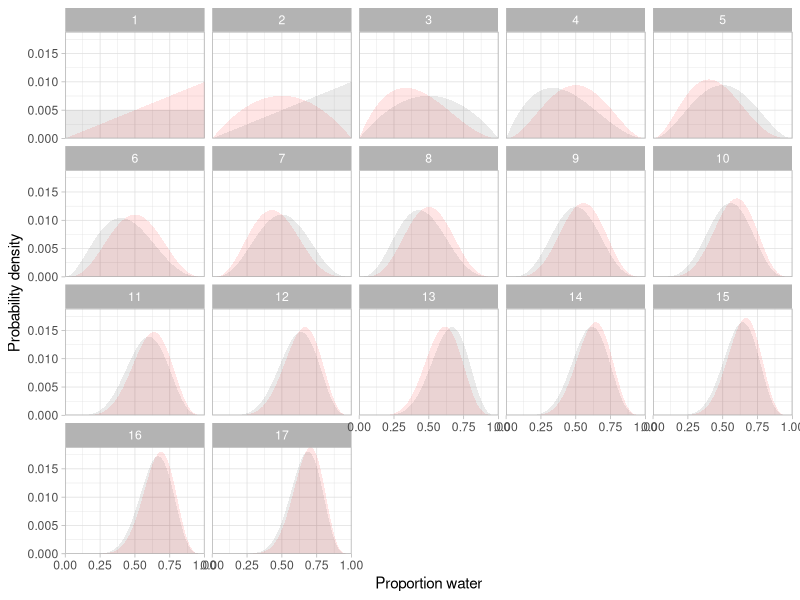
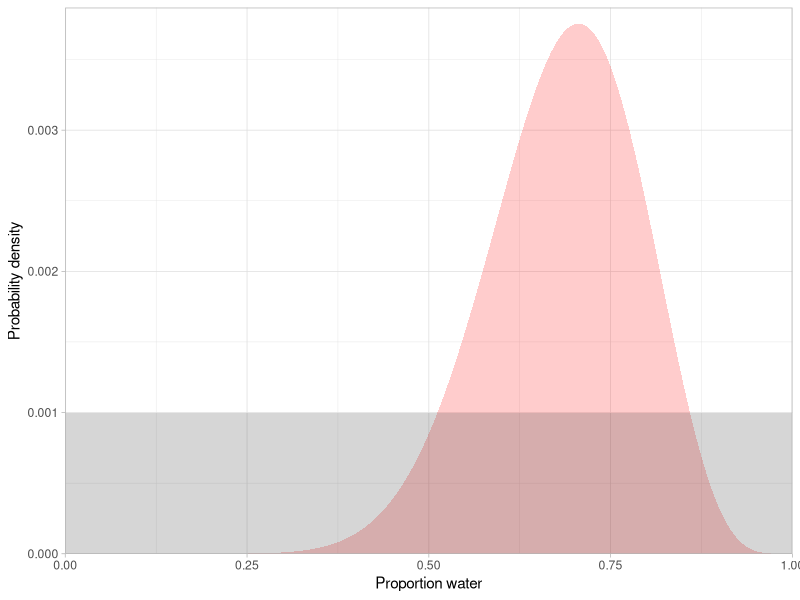
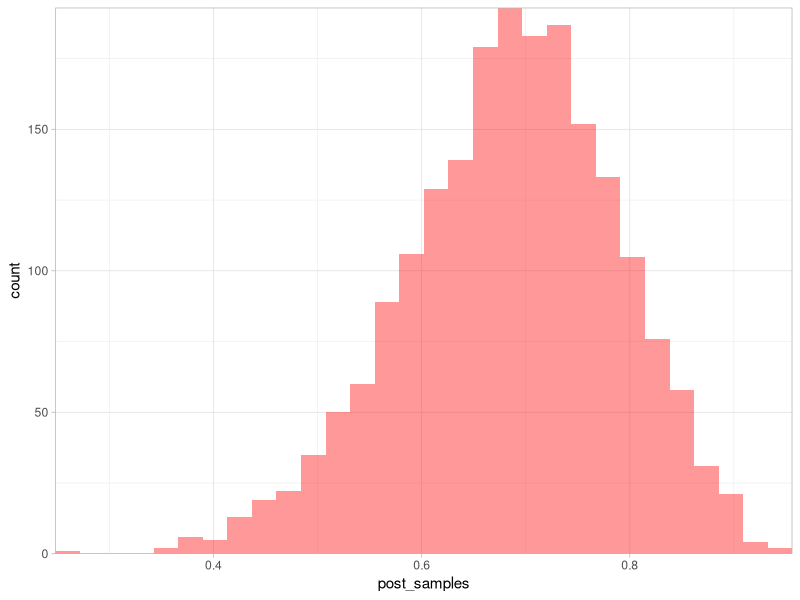
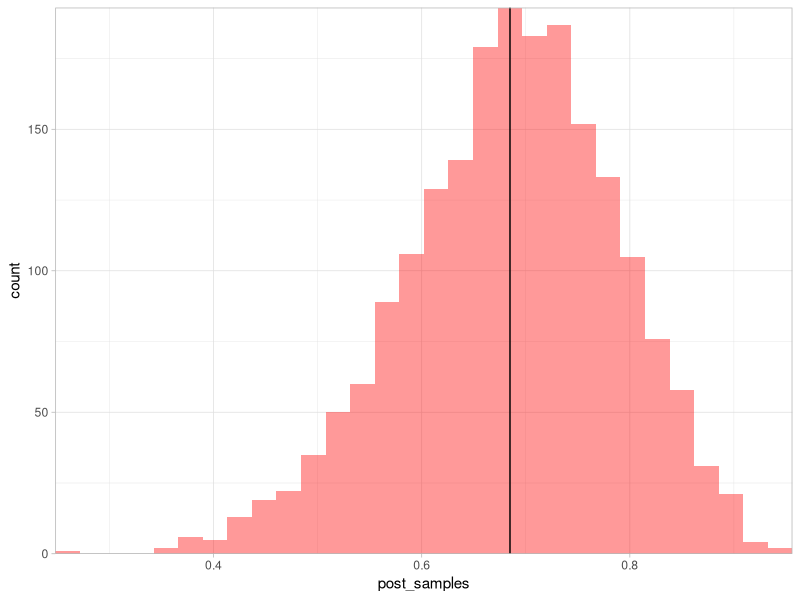
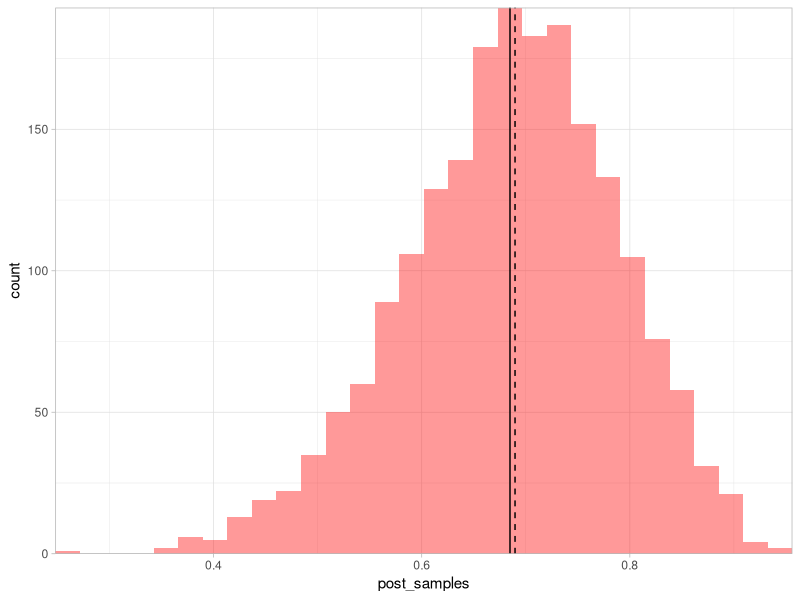
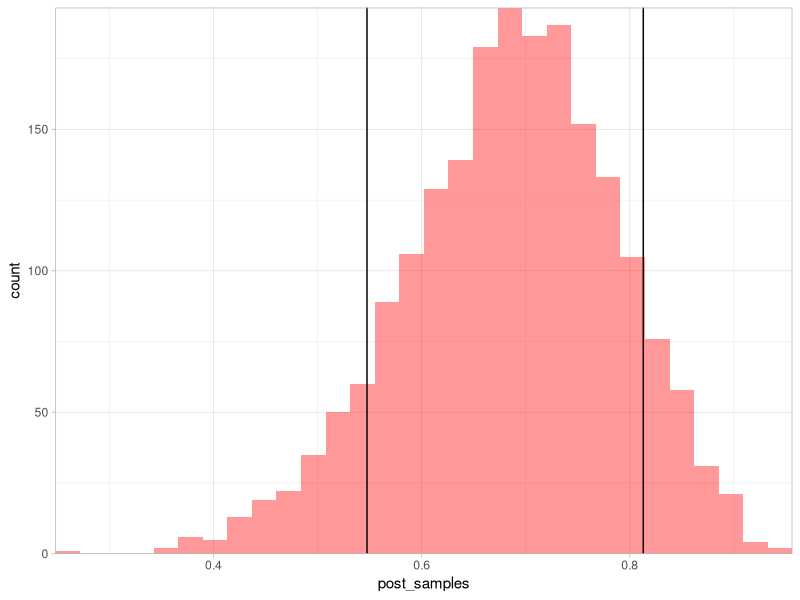
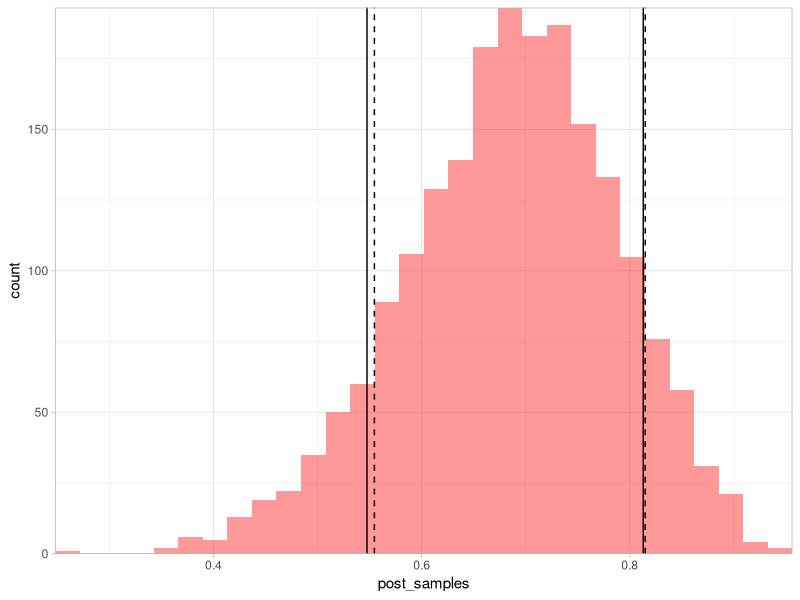
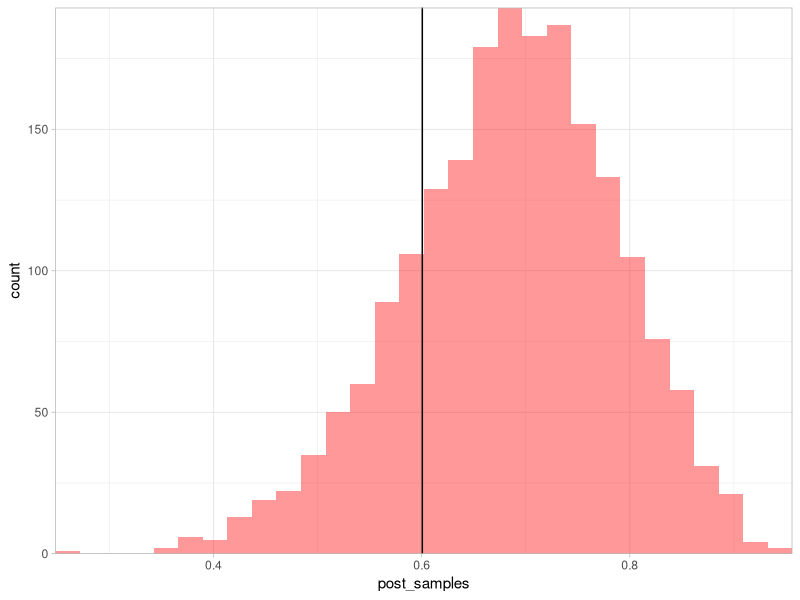

Write R code to recreate these figures, in order.
## ---- chunk 1
library(ggplot2)
library(dplyr)
theme_set(theme_light())
## ---- chunk 2
dat <- c(1, 0, 0, 1, 0, 1, 0, 1, 1, 1, 1, 1, 0, 1, 1, 1, 1) # data we collected

# dat <- sample(0:1, size = 24, replace = T)
p <- seq(0, 1, length.out = 200) # a sequence of 'proportions water' to evaluate

# --------------------
# try different priors:
prior <- dunif(p, 0, 1)
# prior <- dbinom(2, size = 3, prob = p)
# prior <- dbinom(7, size = 10, prob = p)
# prior <- dbinom(71, size = 100, prob = p)
# prior <- dbinom(5, size = 10, prob = p)
# prior <- dnorm(p, mean = 0.5, sd = 0.3)
# prior <- dbeta(p, shape1 = 3, shape2 = 2)
# prior <- dnorm(p, mean = 0.5, sd = 0.25);prior[1:100] <- 0
# --------------------

prior <- prior / sum(prior) # make the prior sum to 1

out <- list()
for (i in seq_along(dat)) {
  likelihood <- dbinom(sum(dat[i]), size = 1, prob = p) # data likelihood
  posterior <- likelihood * prior                       # Bayes rule numerator
  posterior <- posterior / sum(posterior)               # make it sum to 1
  out[[i]] <- data.frame(p, prior, posterior, toss = i) # save it
  prior <- posterior                                    # for next time around
}
out <- bind_rows(out)

ggplot(out, aes(x = p, ymax = posterior, ymin = 0, group = toss)) +
  geom_ribbon(alpha = 0.1, fill = "red") +
  geom_ribbon(aes(x = p, ymax = prior, ymin = 0), alpha = 0.1) +
  coord_cartesian(expand = FALSE) +
  xlab("Proportion water") +
  ylab("Probability density") +
  facet_wrap(~toss)
## ---- chunk 3
N <- 1000 # bigger for smoother histogram plots below
p <- seq(0, 1, length.out = N)

prior <- dunif(p, 0, 1) / length(p)
# prior <- dbinom(2, size = 3, prob = p)
# prior <- dnorm(p, mean = 0.5, sd = 0.25)
# prior <- dbeta(p, shape1 = 3, shape2 = 2)
# prior <- dnorm(p, mean = 0.5, sd = 0.25);prior[1:100] <- 0
# prior <- c(1:250, 250:1)
prior <- prior / sum(prior)

likelihood <- dbinom(sum(dat), size = length(dat), prob = p)
posterior <- likelihood * prior
posterior <- posterior / sum(posterior)

ggplot(tibble(posterior, prior), 
  aes(x = p, ymax = posterior, ymin = 0)) +
  geom_ribbon(alpha = 0.2, fill = "red") +
  geom_ribbon(aes(x = p, ymax = prior, ymin = 0), alpha = 0.2) +
  coord_cartesian(expand = FALSE, ylim = c(0, 1.03 * max(c(posterior, prior)))) +
  xlab("Proportion water") +
  ylab("Probability density")
## ---- chunk 4
post_samples <- sample(p, prob = posterior, size = 2000, replace = TRUE)
## ---- chunk 5
g <- ggplot(tibble(post_samples), aes(post_samples)) + 
  geom_histogram(bins = 30, alpha = 0.4, fill = "red") +
  coord_cartesian(expand = FALSE)
g
## ---- chunk 6
q <- mean(post_samples)
g + geom_vline(xintercept = q)

q_median <- median(post_samples)
g + geom_vline(xintercept = q) + geom_vline(xintercept = q_median, lty = 2)
## ---- chunk 7
q <- quantile(post_samples, probs = c(0.1, 0.9))
g + geom_vline(xintercept = q)
## ---- chunk 8
q_hpd <- coda::HPDinterval(coda::as.mcmc(post_samples), prob = 0.8)
q_hpd <- as.numeric(q_hpd)
q_hpd
g + geom_vline(xintercept = q) + geom_vline(xintercept = q_hpd, lty = 2)
## ---- chunk 9
threshold_sample <- floor(0.2 * length(post_samples))
length(post_samples)
threshold_sample
q <- sort(post_samples)[threshold_sample]
q
g + geom_vline(xintercept = q)
## ---- chunk 10
sum(post_samples > 0.5) / length(post_samples)
mean(post_samples > 0.5)
g + geom_vline(xintercept = 0.5)
## ---- chunk 11
mean(post_samples > 0.6 & post_samples < 0.8)
g + geom_vline(xintercept = c(0.6, 0.8))
